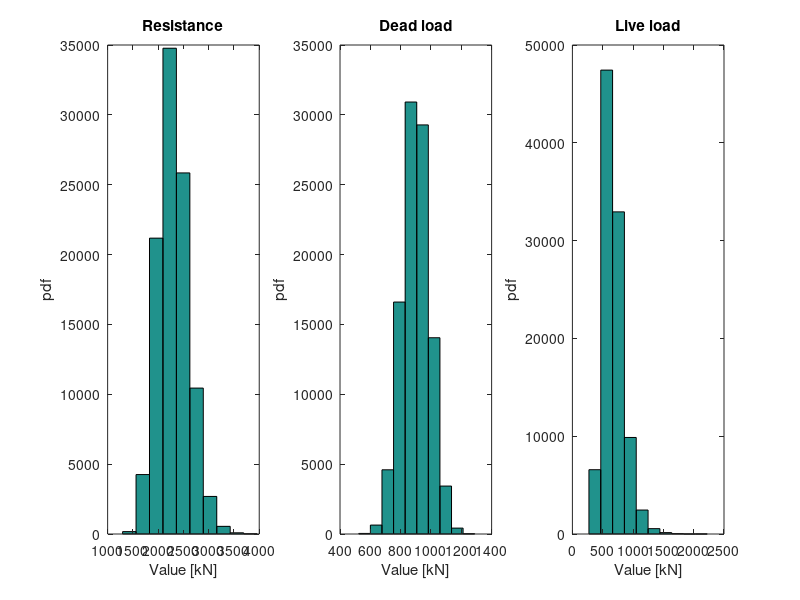
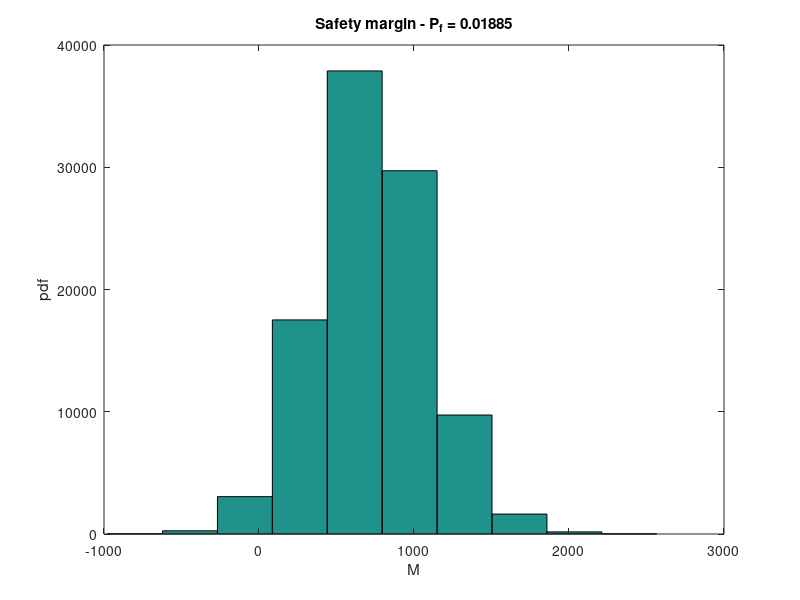
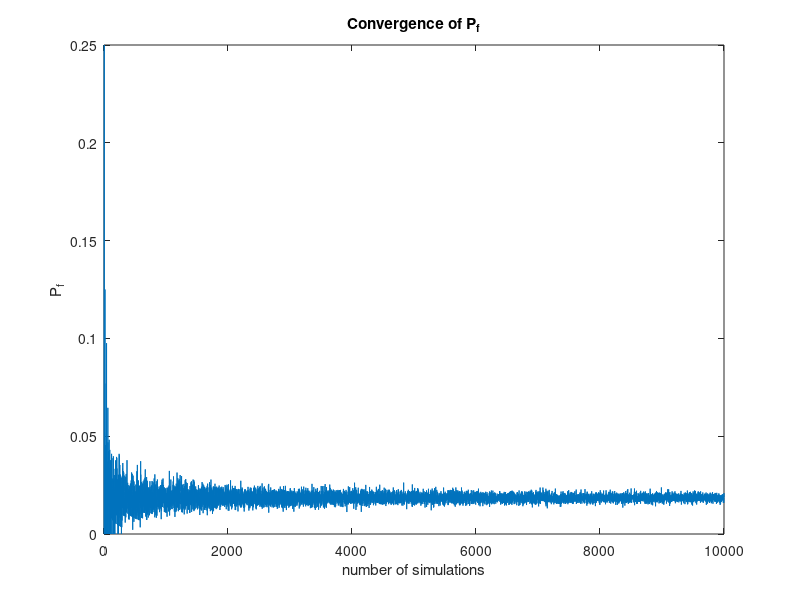

These charts were generated, in order, by the following MATLAB code: (Note: this script raises an error after producing the figures.)
clear
clc
%% R - Lognormal
muR  = 2300; %kN
COVR = 0.13;

%% D - Normal
muD  = 900; %kN
COVD = 0.10;

%% L - Gumble
muL  = 675; %kN
COVL = 0.25;

%% Step 1: conversion of the available statistics to the proper statistics
%          for the corresponding distributions

% Deviazione standard dei logaritmi
BetaR = sqrt(log(1+COVR^2));

% Logarithm of the median
etaR = log(muR) - 0.5*BetaR^2;

% First parameter for the Gumble
a = pi/sqrt(6)/(COVL*muL);

% Second paramter for the Gumble
u = muL - 0.5777/a;

%% Step 2: generation of the random sampling
n = 100000; % number of simulation to perform

r = exp(etaR+BetaR.*randn(n,1));
d = muD + muD*COVD.*randn(n,1);
l = u - log(-log(rand(n,1)))/a;

g = r-d-l;

%% Output
figure(1)
subplot(131)
hist(r); title('Resistance'); xlabel('Value [kN]'); ylabel('pdf');
subplot(132)
hist(d); title('Dead load'); xlabel('Value [kN]'); ylabel('pdf');
subplot(133)
hist(l); title('Live load'); xlabel('Value [kN]'); ylabel('pdf');

figure(2)
hist(g); title(['Safety margin - P_f = ',num2str(length(find(g<0))./n)]); xlabel('M'); ylabel('pdf');


%% How many extraction to have a given level of probability?
N = 1:1:10000;
Pf = zeros(length(N),1);
for i=1:length(N)

    % checks the effect from 1 siumlation to 10000
    r = exp(etaR+BetaR.*randn(N(i),1));
    d = muD + muD*COVD.*randn(N(i),1);
    l = u - log(-log(rand(N(i),1)))/a;
    
    g = r-d-l;
    
    Pf(i,1) = length(find(g<0))./N(i);
end
figure(3)
plot(Pf); title('Convergence of P_f'); xlabel('number of simulations'); ylabel('P_f');

figure(4)
tiledlayout(1,2)
nexttile
boxplot(storey_1_data)
ylabel('MPa')
ylim([0 50])
nexttile
boxplot(storey_2_data)
ylabel('MPa')
ylim([0 50])
